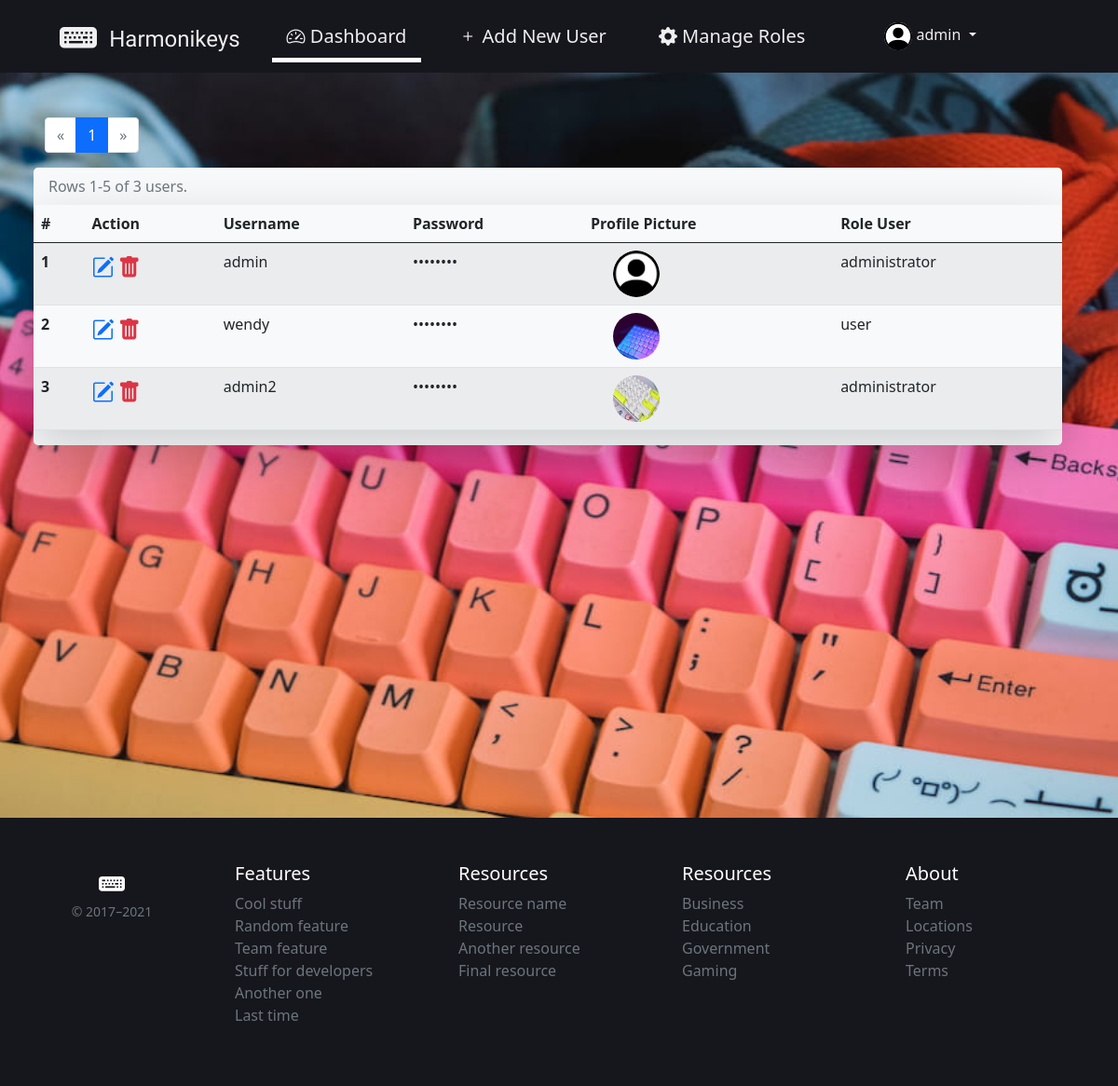
The app's page /public/pages/admin/index.php (signed in), older data.
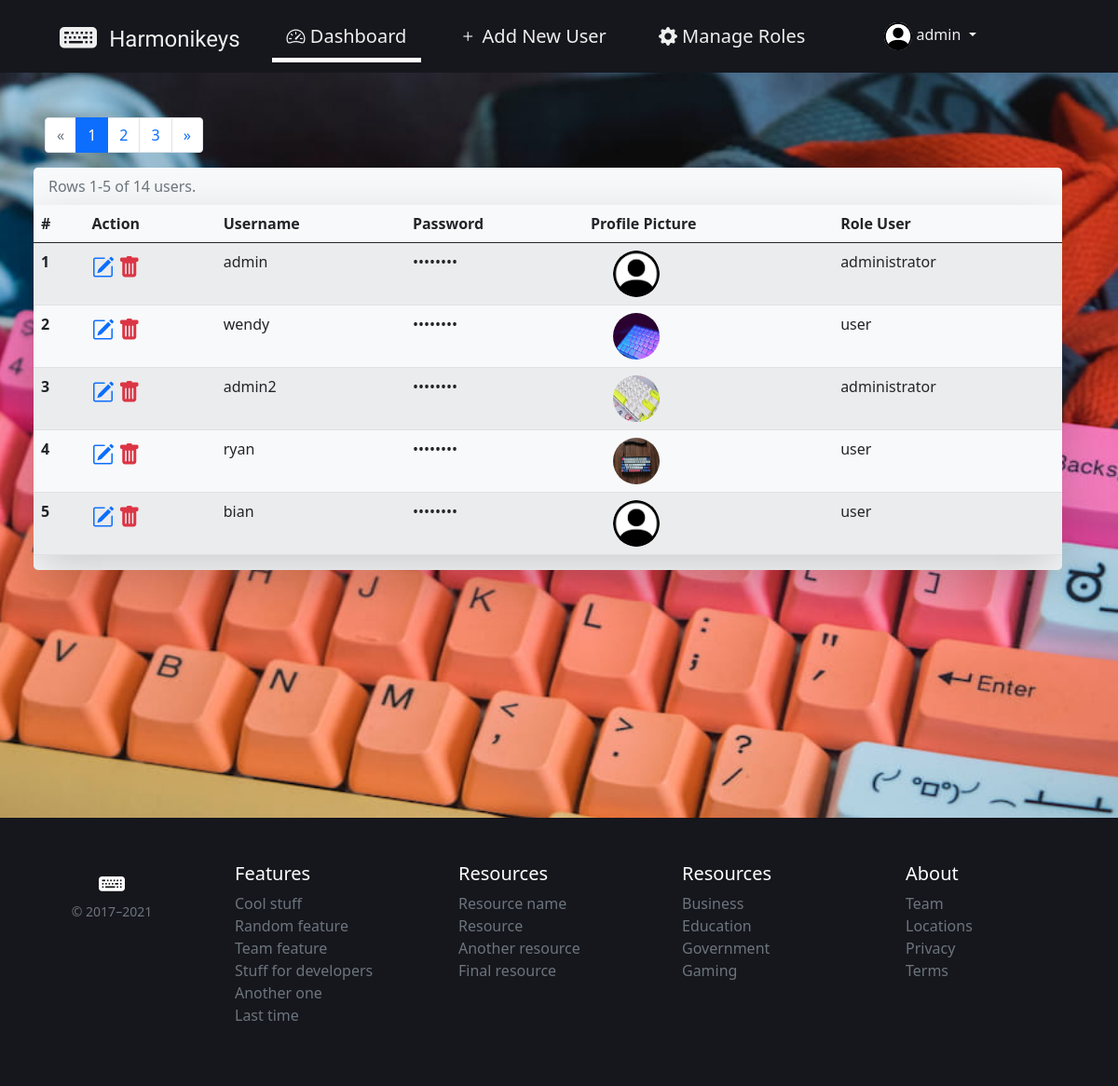
The same page, newer data.
### tables this page shows
CREATE TABLE `tb_users` (
  `id` int(11) NOT NULL,
  `username` varchar(100) NOT NULL,
  `userpass` varchar(255) NOT NULL,
  `userimg` varchar(100) DEFAULT 'default_user_img.png',
  `userrole` varchar(50) NOT NULL DEFAULT 'user'
);

### helpers/functions.php (called while the page is built, shortened)
<?php
$conn = new mysqli(DB_HOST, DB_USER, DB_PASS, DB_NAME);
function query($query) {
  global $conn;
  $result = $conn->query($query);
  $rows = [];
  while ($row = mysqli_fetch_assoc($result)){
    $rows[] = $row;
  }
  return $rows;
}
?>

### helpers/auth.php (called while the page is built, shortened)
<?php
function userAuth() {
  if (isset($_SESSION["id"])) {
    $sessionData = query("SELECT * FROM tb_users WHERE id = '". $_SESSION["id"]."'")[0];
    return $sessionData;
  }
}
function adminAuth() {
  return userAuth();
}
?>

### helpers/pagination.php (called while the page is built)
<?php
function pagination () {
  $dataPerPage = DATA_PER_PAGE;
  $totalData = count(query("SELECT * FROM tb_users"));
  $totalPage = ceil($totalData / $dataPerPage);
  $activePage = isset($_GET["page"]) ? $_GET["page"] : 1;
  $firstDataOnPage = ($dataPerPage * $activePage) - $dataPerPage;
  $users = query("SELECT * FROM tb_users LIMIT $firstDataOnPage, $dataPerPage");
  return [
    'DATA_PER_PAGE' => $dataPerPage,
    'TOTAL_DATA' => $totalData,
    'TOTAL_PAGE' => $totalPage,
    'ACTIVE_PAGE' => $activePage,
    'FIRST_DATA' => $firstDataOnPage,
    'USERS_DATA' => $users,
  ];
}
?>

### public/pages/admin/index.php (the view, shortened to what this page needs)
<?php
$admin = adminAuth();
$pagination = pagination();
?>
<?php require_once 'components/layout-top.php' ?>
  <main class="min-vh-100 container p-5 d-flex flex-column align-content-center">
    <nav class="ps-n5">
      <ul class="pagination">
        <?php ($pagination['ACTIVE_PAGE'] > 1) ? $isOne = "" : $isOne = "disabled"; ?>
        <li class="page-item <?= $isOne ?>">
          <a class="page-link" href="?page=<?= $pagination['ACTIVE_PAGE']-1 ?>">
            &laquo;
          </a>
        </li>
        <?php for($i = 1; $i <= $pagination['TOTAL_PAGE']; $i++) : ?>
        <?php ($i == $pagination['ACTIVE_PAGE']) ? $isActive = "active" : $isActive = "" ; ?>
        <li class="page-item <?= $isActive ?>">
          <a class="page-link" href="?page=<?= $i ?>"><?= $i ?></a>
        </li>
        <?php endfor; ?>
        <?php ($pagination['ACTIVE_PAGE'] < $pagination['TOTAL_PAGE']) ? $isLast = "" : $isLast = "disabled"; ?>
        <li class="page-item <?= $isLast ?>">
          <a class="page-link" href="?page=<?= $pagination['ACTIVE_PAGE']+1 ?>">
            &raquo;
          </a>
        </li>
      </ul>
    </nav>
    <div class="row table-responsive w-100 bg-light rounded-3 shadow-lg" id="table-container">
      <table class="table table-striped caption-top border-bottom shadow shadow-lg">
        <caption class="ps-3">Rows <?= $pagination['FIRST_DATA']+1 ?>-<?= $pagination['FIRST_DATA']+$pagination['DATA_PER_PAGE'] ?> of
          <?= $pagination['TOTAL_DATA'] ?> users.</caption>
        <thead>
          <th scope="col">#</th>
          <th scope="col" class="order-first order-lg-last">Action</th>
          <th scope="col">Username</th>
          <th scope="col">Password</th>
          <th scope="col">Profile Picture</th>
          <th scope="col">Role User</th>
        </thead>
        <tbody>
          <?php $i = 1; ?>
          <?php foreach($pagination['USERS_DATA'] as $row) : ?>
          <tr>
            <th scope="row"><?= $i+$pagination['FIRST_DATA'] ?></th>
            <td class="order-first order-lg-last">
              <a href="edit-user.php?id=<?= $row["id"] ?>" class="text-decoration-none">
                <i class="bi bi-pencil-square text-primary fs-4"></i>
              </a>
              <a href="del-user.php?id=<?= $row["id"]; ?>" class="text-decoration-none"
                onclick="return confirm('Are you sure?');">
                <i class="bi bi-trash-fill text-danger fs-4"></i>
              </a>
            </td>
            <td><?= $row["username"] ?></td>
            <td>••••••••</td>
            <td><img src='<?= PUBLIC_DIR ?>/img/<?= $row["userimg"] ?>' class="d-block rounded-circle mx-4 text-center" width="50"
                height="50" alt="User image"></td>
            <td><?= $row["userrole"] ?></td>
          </tr>
          <?php $i++; ?>
          <?php endforeach; ?>
        </tbody>
      </table>
    </div>
  </main>
<?php require_once 'components/layout-bottom.php' ?>

### public/pages/admin/components/layout-top.php (shortened to what this page needs)
<!doctype html>
<html lang="en">
<head>
  <link href="https://cdn.jsdelivr.net/npm/bootstrap@5.1.0/dist/css/bootstrap.min.css" rel="stylesheet">
  <link rel="stylesheet" href="https://cdn.jsdelivr.net/npm/bootstrap-icons@1.5.0/font/bootstrap-icons.css">
  <link rel="stylesheet" href="<?= PUBLIC_DIR ?>/css/style.css">
</head>
<body>
<?php require_once 'navbar-dashboard.php' ?>

### public/pages/admin/components/navbar-dashboard.php (shortened to what this page needs)
<div class="site-header sticky-top px-5 bg-eigengrau text-white">
    <div class="navbar navbar-expand-lg p-1">
      <div class="container d-flex flex-column flex-md-row">
        <div class="row w-100">
          <a href="<?= PUBLIC_DIR ?>/pages/index.php" class="navbar-brand d-none d-lg-inline-block col-2">
            <i class="bi bi-keyboard-fill fs-1 d-inline-block"></i>
            <span class="d-inline-block fs-4 p-0 ps-2 position-relative"
              style="top: -4px;  font-family: 'Yellowtail', cursive;">Harmonikeys</span>
          </a>
          <nav class="collapse navbar-collapse justify-content-lg-center col-7 ps-3" id="navbar">
            <ul class="navbar-nav mb-2 mb-sm-0" id="menu">
              <li class="nav-item me-lg-4 active">
                <a class="nav-link fs-5" aria-current="page" href="<?= PUBLIC_DIR ?>/pages/admin/index.php">
                  <i class="bi bi-speedometer2"></i>
                  <span>Dashboard</span>
                </a>
              </li>
              <li class="nav-item me-lg-4">
                <a class="nav-link fs-5" href="<?= PUBLIC_DIR ?>/pages/admin/add-user.php">
                  <i class="bi bi-plus"></i>
                  <span>Add New User</span>
                </a>
              </li>
              <li class="nav-item me-lg-4">
                <a class="nav-link fs-5" href="<?= PUBLIC_DIR ?>/pages/admin/roles.php">
                  <i class="bi bi-gear-fill"></i>
                  <span>Manage Roles</span>
                </a>
              </li>
          </ul>
        </nav>
        <div class="dropdown d-none d-lg-inline-block col-2 mt-3 p-1">
          <?php if( !(isset($_SESSION["login"])) ) : ?>
          <div class="nav-item">
            <a href="login.php" class="text-decoration-none fs-5">Login</a>
          </div>
          <?php else : ?>
          <div class="d-none d-lg-block nav-item dropdown">
            <a class="dropdown-toggle text-decoration-none" href="#" id="dropdown4" data-bs-toggle="dropdown" aria-expanded="false">
              <img src="<?= PUBLIC_DIR ?>/img/<?= $admin['userimg'] ?>" class="rounded-pill" width="30" height="30" alt="User Profile Image">
              <span><?= $admin['username'] ?></span>
            </a>
          </div>
          <?php endif; ?>
        </div>
        </div>
      </div>
    </div>
  </div>

### public/pages/admin/components/footer-dashboard.php
<footer class="container py-5 bg-eigengrau text-white">
  <div class="row">
    <div class="col-12 col-md text-center">
      <i class="bi bi-keyboard-fill fs-3"></i>
      <small class="d-block mb-3 text-muted">&copy; 2017–2021</small>
    </div>
    <div class="col-6 col-md">
      <h5>Features</h5>
      <ul class="list-unstyled text-small">
        <li><a class="link-secondary" href="#">Cool stuff</a></li>
        <li><a class="link-secondary" href="#">Random feature</a></li>
        <li><a class="link-secondary" href="#">Team feature</a></li>
        <li><a class="link-secondary" href="#">Stuff for developers</a></li>
        <li><a class="link-secondary" href="#">Another one</a></li>
        <li><a class="link-secondary" href="#">Last time</a></li>
      </ul>
    </div>
    <div class="col-6 col-md">
      <h5>Resources</h5>
      <ul class="list-unstyled text-small">
        <li><a class="link-secondary" href="#">Resource name</a></li>
        <li><a class="link-secondary" href="#">Resource</a></li>
        <li><a class="link-secondary" href="#">Another resource</a></li>
        <li><a class="link-secondary" href="#">Final resource</a></li>
      </ul>
    </div>
    <div class="col-6 col-md">
      <h5>Resources</h5>
      <ul class="list-unstyled text-small">
        <li><a class="link-secondary" href="#">Business</a></li>
        <li><a class="link-secondary" href="#">Education</a></li>
        <li><a class="link-secondary" href="#">Government</a></li>
        <li><a class="link-secondary" href="#">Gaming</a></li>
      </ul>
    </div>
    <div class="col-6 col-md">
      <h5>About</h5>
      <ul class="list-unstyled text-small">
        <li><a class="link-secondary" href="#">Team</a></li>
        <li><a class="link-secondary" href="#">Locations</a></li>
        <li><a class="link-secondary" href="#">Privacy</a></li>
        <li><a class="link-secondary" href="#">Terms</a></li>
      </ul>
    </div>
  </div>
</footer>

### public/pages/admin/components/layout-bottom.php
  <?php require_once 'footer-dashboard.php' ?>
</body>
</html>

### public/css/style.css (style rules this page uses)
body { scroll-behavior: smooth; }
.container { max-width: 1280px; }
.site-header a { color: #efefef; transition: color .15s ease-in-out; }
ul#menu { list-style: none; }
ul#menu li { display: inline-block; padding: .3em .5em; position: relative; overflow: hidden; }
ul#menu li a { text-decoration: none; }
@media only screen and (min-width: 991px) { ul#menu li::before { position: absolute; display: block; content: ''; bottom: 0; left: -100%; width: 100%; height: 5px; transition: 0.4s; background-color: #fff; } }
@media only screen and (min-width: 991px) { ul#menu li.active::before, ul#menu li:hover::before { left: 0%; } }
body, html { height: 100%; overflow-x: hidden; }
.bg-eigengrau { background-color: #16161d; }

### public/pages/admin/index.php (style rules this page uses)
body { background-image: url("../img/keyboard3.jpg"); background-attachment: fixed; background-position: center; background-repeat: no-repeat; background-size: cover; scroll-behavior: smooth; }
a { text-decoration: none; color: black; }

Row changes from the older to the newer data that the page shows:
added tb_users: FIRST_DATA "4", username "ryan", userimg (picture), userrole "user"
added tb_users: FIRST_DATA "5", username "bian", userimg (placeholder picture), userrole "user"
Text that changed along with them:
$pagination['TOTAL_DATA']: "3" → "14"
new list line: "2"
new list line: "3"
